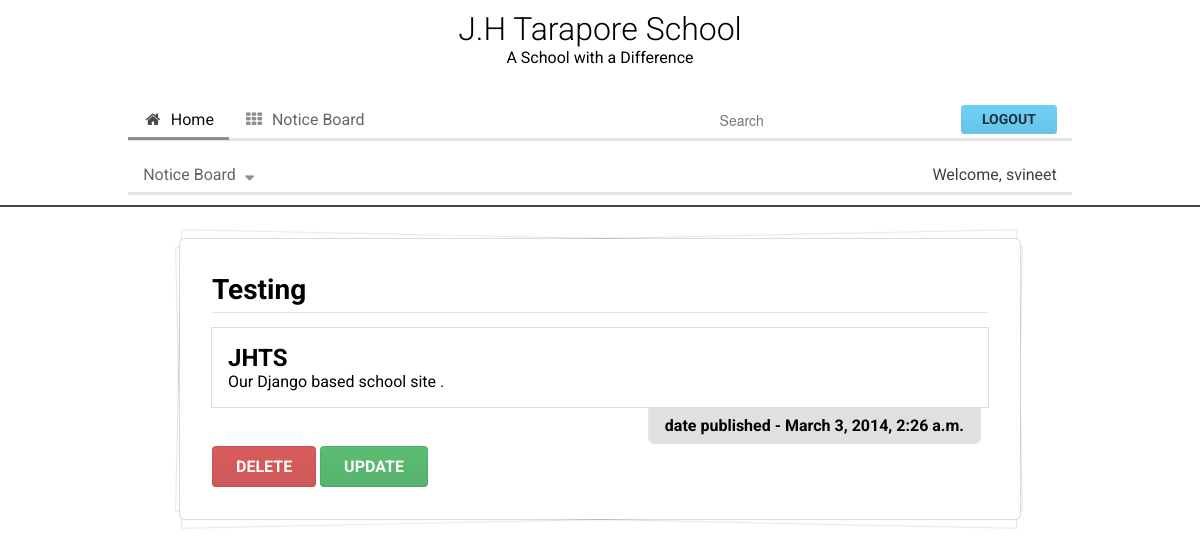
The page /blog/1/ (signed in) on the database as committed earlier.
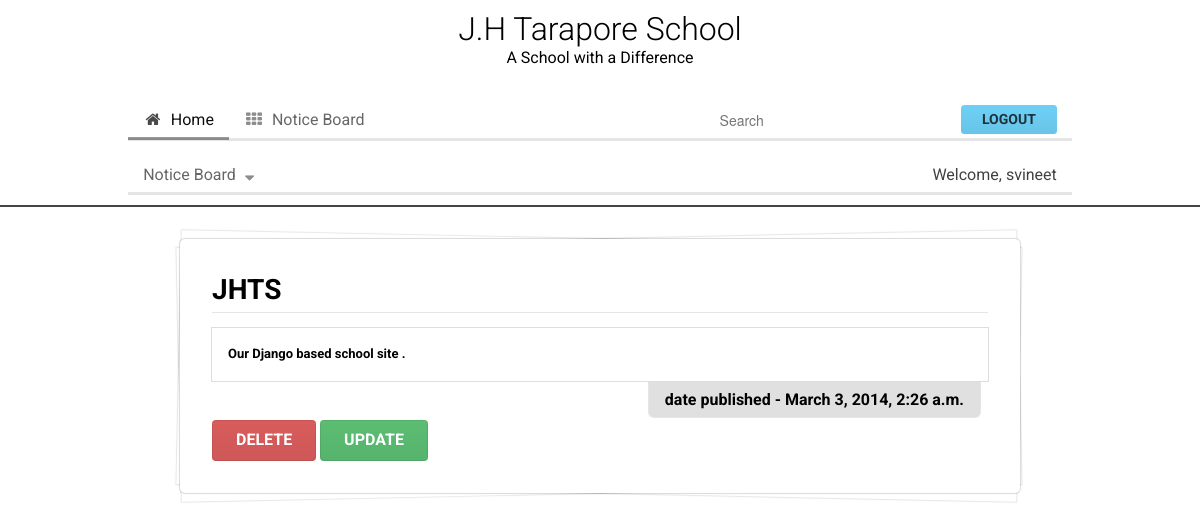
The same page on the database as committed later.
### blog/models.py (models this page shows, shortened)
class Blog(models.Model):
    title = models.CharField(max_length=50)
    pub_date = models.DateTimeField(auto_now_add=True)
    content = RichTextField()

### blog/views.py (the view)
# urls.py: url(r"^(?P<blog_id>\d+)/$", views.detail, name='detail'),
def detail(request, blog_id):
    post = get_object_or_404(Blog, pk=blog_id)
    return render(request, 'main/detail.html', {'post': post})

### templates/main/detail.html
{% extends "base.html" %}
{% block content %}
<h2 class="ui dividing header">
  	{{ post.title }}
</h2>
<div class="ui segment attached">
	{{ post.content|safe }}
</div>
<h5 class="ui right floated bottom attached header">
	date published - {{post.pub_date}}
</h5>
<br> <br>
{% if user.is_authenticated %}
	<a href="{% url 'delete' post.id %}" class="ui red button">Delete</a>
	<a href="{% url 'update' post.id %}" class="ui green button">Update</a>
{% endif %}
{% endblock %}

Rows that differ between the two databases and show on the page:
changed Blog: title "Testing" → "JHTS"; content "JHTS Our Django based school site ." → "Our Django based school site ."
